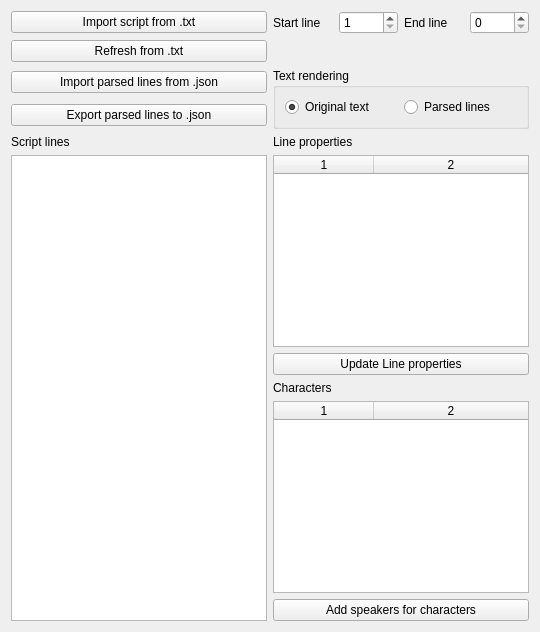
       <widget class="QWidget" name="tabScript">
        <attribute name="title">
         <string>Script</string>
        </attribute>
        <layout class="QGridLayout" name="gridLayout_6">
         <item row="1" column="4">
          <widget class="QSpinBox" name="spinEndLine">
           <property name="maximum">
            <number>9999</number>
           </property>
          </widget>
         </item>
         <item row="11" column="1" colspan="4">
          <widget class="QTableWidget" name="tblCharacters">
           <property name="editTriggers">
            <set>QAbstractItemView::NoEditTriggers</set>
           </property>
           <property name="columnCount">
            <number>2</number>
           </property>
           <attribute name="horizontalHeaderStretchLastSection">
            <bool>true</bool>
           </attribute>
           <column/>
           <column/>
          </widget>
         </item>
         <item row="1" column="2">
          <widget class="QSpinBox" name="spinStartLine">
           <property name="minimum">
            <number>1</number>
           </property>
           <property name="maximum">
            <number>9999</number>
           </property>
          </widget>
         </item>
         <item row="8" column="0" rowspan="5">
          <widget class="QListWidget" name="listScriptLines">
           <property name="movement">
            <enum>QListView::Free</enum>
           </property>
           <property name="wordWrap">
            <bool>true</bool>
           </property>
          </widget>
         </item>
         <item row="7" column="1" colspan="2">
          <widget class="QLabel" name="lblLineProps">
           <property name="text">
            <string>Line properties</string>
           </property>
          </widget>
         </item>
         <item row="1" column="3">
          <widget class="QLabel" name="label_3">
           <property name="text">
            <string>End line</string>
           </property>
          </widget>
         </item>
         <item row="12" column="1" colspan="4">
          <widget class="QPushButton" name="butAddCharacters">
           <property name="text">
            <string>Add speakers for characters</string>
           </property>
          </widget>
         </item>
         <item row="10" column="1" colspan="2">
          <widget class="QLabel" name="lblCharacters">
           <property name="text">
            <string>Characters</string>
           </property>
          </widget>
         </item>
         <item row="8" column="1" colspan="4">
          <widget class="QTableWidget" name="tblLineProps">
           <property name="sortingEnabled">
            <bool>false</bool>
           </property>
           <property name="columnCount">
            <number>2</number>
           </property>
           <attribute name="horizontalHeaderStretchLastSection">
            <bool>true</bool>
           </attribute>
           <column/>
           <column/>
          </widget>
         </item>
         <item row="7" column="0">
          <widget class="QLabel" name="lblLineView">
           <property name="text">
            <string>Script lines</string>
           </property>
          </widget>
         </item>
         <item row="4" column="0">
          <widget class="QPushButton" name="butExportParsedLines">
           <property name="text">
            <string>Export parsed lines to .json</string>
           </property>
          </widget>
         </item>
         <item row="1" column="1">
          <widget class="QLabel" name="label_2">
           <property name="text">
            <string>Start line</string>
           </property>
          </widget>
         </item>
         <item row="3" column="1" rowspan="2" colspan="4">
          <widget class="QGroupBox" name="grboxTextVis">
           <property name="title">
            <string>Text rendering</string>
           </property>
           <layout class="QHBoxLayout" name="horizontalLayout">
            <item>
             <widget class="QRadioButton" name="rbutPlain">
              <property name="text">
               <string>Original text</string>
              </property>
              <property name="checked">
               <bool>true</bool>
              </property>
             </widget>
            </item>
            <item>
             <widget class="QRadioButton" name="rbutParsed">
              <property name="text">
               <string>Parsed lines</string>
              </property>
             </widget>
            </item>
           </layout>
          </widget>
         </item>
         <item row="9" column="1" colspan="4">
          <widget class="QPushButton" name="butUpdateLineProps">
           <property name="text">
            <string>Update Line properties</string>
           </property>
          </widget>
         </item>
         <item row="1" column="0">
          <widget class="QPushButton" name="butImportScript">
           <property name="text">
            <string>Import script from .txt</string>
           </property>
          </widget>
         </item>
         <item row="3" column="0">
          <widget class="QPushButton" name="butImportParsed">
           <property name="text">
            <string>Import parsed lines from .json</string>
           </property>
          </widget>
         </item>
         <item row="2" column="0">
          <widget class="QPushButton" name="butReimportTxt">
           <property name="text">
            <string>Refresh from .txt</string>
           </property>
          </widget>
         </item>
        </layout>
       </widget>
